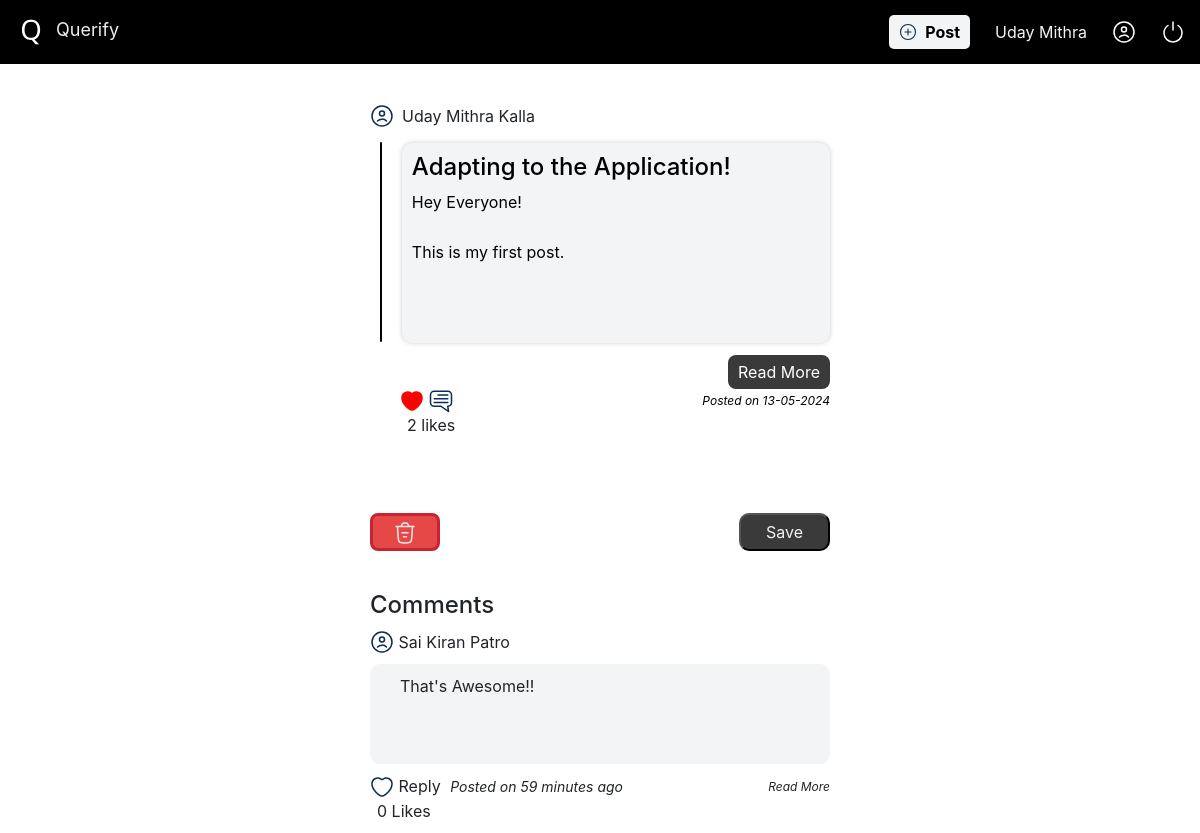
Screenshot of /comment/10 (signed in) with the database file from the repository.
### Website/models.py (models this page shows)
class User(db.Model, UserMixin):
    id=db.Column(db.Integer, primary_key=True)
    firstName=db.Column(db.String(150))
    lastName=db.Column(db.String(150))
    emailAddress=db.Column(db.String(254),unique=True)
    password=db.Column(db.String(150))
    posts=db.relationship('Post')

class Post(db.Model):
    id=db.Column(db.Integer, primary_key=True)
    userId=db.Column(db.Integer, db.ForeignKey('user.id'))
    title=db.Column(db.String(1000))
    content=db.Column(db.Text)
    date=db.Column(db.DateTime(timezone='Asia/Kolkata'), default=func.date(func.now()))

class Comments(db.Model):
    id=db.Column(db.Integer, primary_key=True)
    userId = db.Column(db.Integer)
    postId=db.Column(db.Integer, db.ForeignKey('post.id'))
    content=db.Column(db.Text)
    date=db.Column(db.DateTime(timezone='Asia/Kolkata'), default=func.date(func.now()))

### Website/views.py (the view, shortened to what this page needs)
@views.route('/comment/<int:post_id>', methods=['POST','GET'])
@login_required
def comment(post_id):
    userPostInfo,postDetails=get_user_info(post_id)
    userPostInfo[0]['postLikes']=likes_count_by_id(post_id)
    commentsInfo,commentLikedList,commentsLikedCount=get_comments_by_post_id(post_id)
    repliesInfo=get_replies_to_comments_by_post_id(post_id)
    userCommentedByList=getCommentedByList(post_id)
    return render_template('Comment.html',userPostInfo=userPostInfo[0],postDetails=postDetails.first(),commentsList=commentsInfo[::-1],commentedByList=userCommentedByList[::-1],lengthComments=len(userCommentedByList),commentLikedList=commentLikedList[::-1],commentsLikedCount=commentsLikedCount,repliesInfo=repliesInfo,lengthReplies=len(repliesInfo))

### Website/models.py (called while the page is built)
def get_user_id():
    return current_user.id if current_user.is_authenticated else None

### Website/views.py (called while the page is built)
def get_likes_count():
    all_posts=Post.query.all()
    likesCount=[]
    for post in all_posts:
        likeCount=Likes.query.filter_by(postId=post.id).count()
        likesCount.append(likeCount)
    return likesCount

def likes_count_by_id(postId):
    likeCount=Likes.query.filter_by(postId=postId).count()
    return likeCount

def get_user_info(fetchRequest):
    all_posts=Post.query.all() if fetchRequest=='all' else Post.query.filter_by(id=fetchRequest)
    userPostInfo=[]
    likesCount=get_likes_count()
    index=0
    for post in all_posts:
        user=User.query.filter_by(id=post.userId).first()
        user_id = get_user_id()
        record = Likes.query.filter_by(postId=post.id, userId=user_id).first()
        record = True if record else False
        userObject={'userFullName':user.firstName+" "+user.lastName,'postedDate':"-".join(str(post.date)[0:10].split('-')[::-1]),'postLikes':likesCount[index],'postId':post.id,'postLiked':record}
        userPostInfo.append(userObject)
        index+=1
    return [userPostInfo,all_posts]

def get_comments_by_post_id(postId):
    commentsInfo=Comments.query.filter_by(postId=postId).all()
    userId=get_user_id()
    commentLikedList=[]
    commentsLikedCount=dict()
    for comment in commentsInfo:
        commentLiked = CommentsLike.query.filter_by(commentId=comment.id, userId=userId).count()
        if commentLiked:
            commentLikedList.append(1)
        else:
            commentLikedList.append(0)
        commentLikeCount=CommentsLike.query.filter_by(commentId=comment.id).count()
        commentsLikedCount[comment.id]=commentLikeCount
    return [commentsInfo,commentLikedList,commentsLikedCount]

def get_replies_to_comments_by_post_id(postId):
    repliesInfo=dict()
    commentsList=Comments.query.filter_by(postId=postId).all()
    for comment in commentsList:
        repliesList=Reply.query.filter_by(commentId=comment.id).all()
        repliesInfo[comment.id]=repliesList if repliesList else []
    return repliesInfo

def getCommentedByList(postId):
    commentedBy=[]
    commentsList=Comments.query.filter_by(postId=postId).all()
    for comment in commentsList:
        user=User.query.filter_by(id=comment.userId).first()
        commentedBy.append(user.firstName+" "+user.lastName)
    return commentedBy

### Website/templates/Comment.html (shortened to what this page needs)
<!DOCTYPE html>
<html lang="en">
<head>
    <link rel="stylesheet" href="{{ url_for('static', filename='Css/styles.css')}}" />
    <link rel="stylesheet" href="https://cdn.jsdelivr.net/npm/bootstrap@4.0.0/dist/css/bootstrap.min.css">
    <link href="https://cdn.jsdelivr.net/npm/quill@2.0.1/dist/quill.bubble.css" rel="stylesheet" />
</head>
<body>
    <header>
      <nav class="navContainer" >
        <div class="leftHeader">
          <img src="{{ url_for('static', filename='Images/LogoNew.png') }}" alt="Querify Logo"/>&nbsp;
          <span style="font-size: 18px;;">Querify</span>
        </div>
        <div class="rightHeader">
          <button class="postButton" onclick="window.location.href='/post'"><img src="{{ url_for('static', filename='Images/Post.svg')}}"/>Post</button>
          {% if current_user.is_authenticated %}
          <a id="userName" href="/profile"> {{ current_user.firstName }}</a>
          {% endif %}
          <img src="{{ url_for('static', filename='Images/UserIcon.svg')}}" alt="User Icon"/>
          <img  class="logoutButton" alt="Logout" src="{{ url_for('static', filename='Images/Poweroff.svg')}}" onclick="window.location.href='/logout'"/>
        </div>
      </nav>
    </header>
    <div class="containerHome">
     <div class="postContainer">
        <div class="postHeader"><img src="{{ url_for('static', filename='Images/User.svg')}}"/> <span>{{ userPostInfo['userFullName'] }}</span></div>
        <div class="postContentContainer">
          <div class="postContent">
            <h2>{{ postDetails.title }}</h2>
            {{ postDetails.content | safe }}
          </div>
        </div>
        <div class="readMore">
           <button class="read-more">Read More</button>
        </div>
        <div class="dateActionContainer">
          <div class="postActions">
            {% if userPostInfo['postLiked'] %}
            <img class="disLikesImg" style="margin-left: 30px;" data-post-id="{{ userPostInfo['postId'] }}" src="{{ url_for('static', filename='Images/heartRed.svg')}}"/>
            {% endif %}
            <img class="commentImg" data-post-id="{{ userPostInfo['postId'] }}" src="{{ url_for('static', filename='Images/Comment.svg')}}"/>
          </div>
          <span class="postedDate">Posted on  {{ userPostInfo['postedDate'] }}</span>
        </div>
        <p class="postLikeCount" style="margin-left: 37px;">{{ userPostInfo['postLikes'] }} likes</p>
      </div>
      <div id="addCommentContainer">
             <div class="commentActionButtons">
                <button id="discardCommentButton" onclick="window.location.href='/'" type="button"  class=""><img src="{{ url_for('static', filename='images/DiscardRed.svg')}}"></button>
                <button id="saveCommentButton" onclick="save()" type="button" class="">Save</button>
             </div>
      </div>
      <div class="commentContainer">
        <h2>Comments</h2>
         {% if lengthComments %}
            {% for comment in commentsList %}
            <div class="comment"  data-post-id="{{ userPostInfo['postId'] }}" data-comment-id="{{ comment.id }}">
                <div class="userCommented"><img src="{{ url_for('static', filename='Images/User.svg')}}"/>&nbsp;<span>{{ commentedByList[loop.index-1] }}</span></div>
                <div class="commentContent">
                    {{ comment.content | safe}}
                </div>
                <div class="replyComment">
                    {% if current_user.is_authenticated %}
                    <span>
                      {% if commentLikedList[loop.index-1 ]%}
                       <img class="commentsLikesImg hide" data-user-id="{{ current_user.id }}" data-comment-id="{{ comment.id }}"src="{{ url_for('static', filename='Images/heartWhite.svg')}}"/>
                       <img class="commentsDisLikesImg" data-user-id="{{ current_user.id }}" data-comment-id="{{ comment.id }}"src="{{ url_for('static', filename='Images/heartRed.svg')}}"/>
                      {% else %}
                       <img class="commentsLikesImg" data-user-id="{{ current_user.id }}" data-comment-id="{{ comment.id }}"src="{{ url_for('static', filename='Images/heartWhite.svg')}}"/>
                      {% endif %}
                    <a class="replyToComment"  data-post-id="{{ userPostInfo['postId'] }}"  data-comment-id="{{ comment.id }}" data-reply-to="{{ commentedByList[loop.index-1] }}" >Reply</a>
                    <span class="commentDate"> Posted on {{comment.date | time_ago}}</span></span><span class="read-more-comment">Read More</span>
                    {% endif %}
                </div>
                <div class="replyCommentLike">
                    {{ commentsLikedCount[comment.id] }} Likes
                </div>
            </div>
            {% endfor %}
         {% else %}
            <span>No comments</span>
         {% endif %}
      </div>
    </div>
</body>
</html>

### Website/static/Css/styles.css (style rules this page uses)
:root { --backgroundColor: black; --fontColor: #f2f4f5;; --font-size-base: 16px; }
body { margin: 0px; }
#userName { color: var(--fontColor) !important; text-decoration: none !important; }
.postContent p { margin-bottom: 1px !important; color: black !important; }
#addCommentContainer,#replyFormContainer { width: 100%; max-width: 500px; padding:0px 20px 20px 20px; position: relative; }
#discardCommentButton { border-radius: 8px; background-color: #E64848; border: 3px solid #C82333; outline: none; padding: 3px 20px; cursor: pointer; }
#saveCommentButton { border-radius: 10px; background-color:#3a3a3a!important; padding: 5px 25px; color: var(--fontColor); outline: none; cursor: pointer; }
.commentsLikesImg,.commentsDisLikesImg { cursor:pointer; }
.replyCommentLike { padding-left: 7px; }
.replyToComment { cursor: pointer; }
.commentContainer { width: 100%; max-width: 500px; padding-left: 20px; padding-right: 20px; }
.userCommented { display: flex; justify-content: flex-start; align-items: center; }
.commentContent { padding: 10px 30px; background: #f2f4f5; margin: 10px 0px; border-radius: 10px; height: 100px; overflow: hidden; }
.comment { margin: 10px 0px; }
.replyComment { display: flex; justify-content: space-between; align-items: center; }
.commentDate { font-style: italic; padding-left: 5px;; font-size: 14px; }
.read-more-comment { cursor: pointer; font-style: italic; font-size:12px; }
.commentActionButtons { padding-top: 20px; display: flex; justify-content: space-between; align-items: center; width: 100%; }
.postButton { background:var(--fontColor); border: none; border-radius: 5px;; padding: 5px 10px; outline: none; display: flex; justify-content: center; align-items: center; color: var(--backgroundColor); font-weight: bold; gap: 8px; cursor: pointer; }
.postButton img { width:18px; }
.navContainer { background:var(--backgroundColor); padding: 15px; color:#EFECEC; display: flex; justify-content:space-between; align-items:center; }
.rightHeader { display: flex; justify-content: space-evenly; align-items: center; gap: 25px; }
.logoutButton { cursor: pointer; }
.containerHome { width: 100%; display: flex; flex-direction: column; justify-content: center; align-items: center; gap: 20px; margin-top: 20px }
.postContentContainer { display: flex; flex-direction: row; gap: 20px; position: relative; align-items: center; }
.postContainer { border: none; padding: 20px; border-radius: 10px; max-width: 500px; width: 100%; }
.postHeader { display: flex; justify-content: flex-start; align-items: center; gap: 8px; }
.postContent { margin-top: 15px; background: #f2f4f5; color: black !important; padding: 10px; border-radius: 10px; margin-left: 0px; margin-bottom: 12px; height: 200px; transition: height 0.5s ease-in-out; overflow: hidden; box-shadow: 0 0 5px rgba(0, 0, 0, 0.2); width: 100%; }
.postActions { display: flex; flex-direction: row; justify-content: flex-start; align-items: center; gap: 5px; }
.dateActionContainer { display: flex; justify-content: space-between; align-items: center; }
.postedDate { font-size: 12px; color: black; font-style: italic; }
.postActions img { width:24px; cursor: pointer; }
h2 { font-size:24px !important; }
.readMore { display: flex; flex-direction: row; justify-content: flex-end; align-items: center; }
.read-more { outline: none; border: none; padding: 5px 10px; border-radius: 8px; background: #3a3a3a; color:white; cursor: pointer; }

### rows the page displays
User: firstName "Uday Mithra"
Post: title "Adapting to the Application!", content "Hey Everyone! This is my first post."
Comments: commentedByList "Sai Kiran Patro", content "That's Awesome!!", date "59 minutes ago", commentsLikedCount "0"

### other values shown
{{ userPostInfo['userFullName'] }} "Uday Mithra Kalla"
{{ userPostInfo['postedDate'] }} "13-05-2024"
{{ userPostInfo['postLikes'] }} "2"
